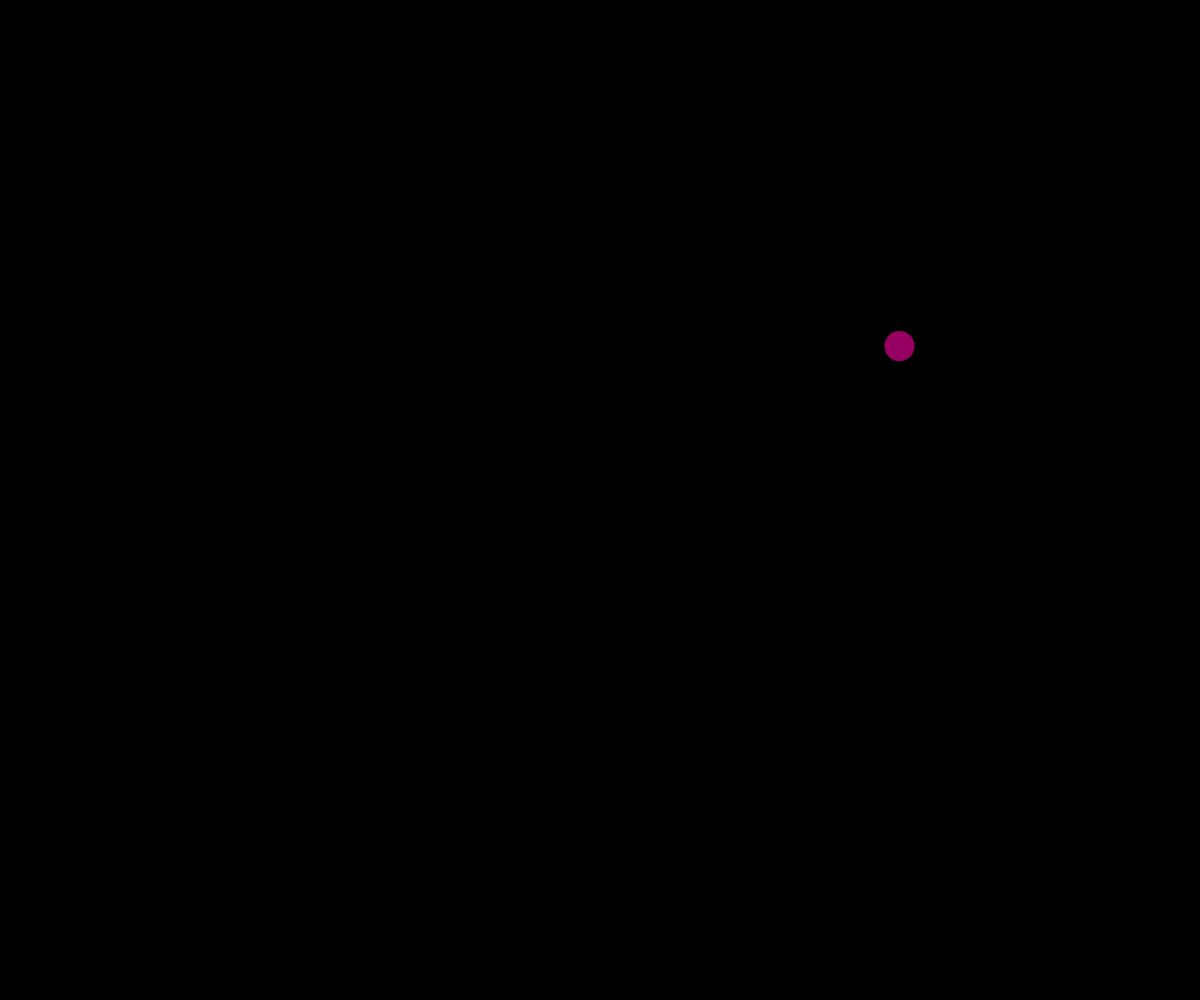
Frame 1 (no input)
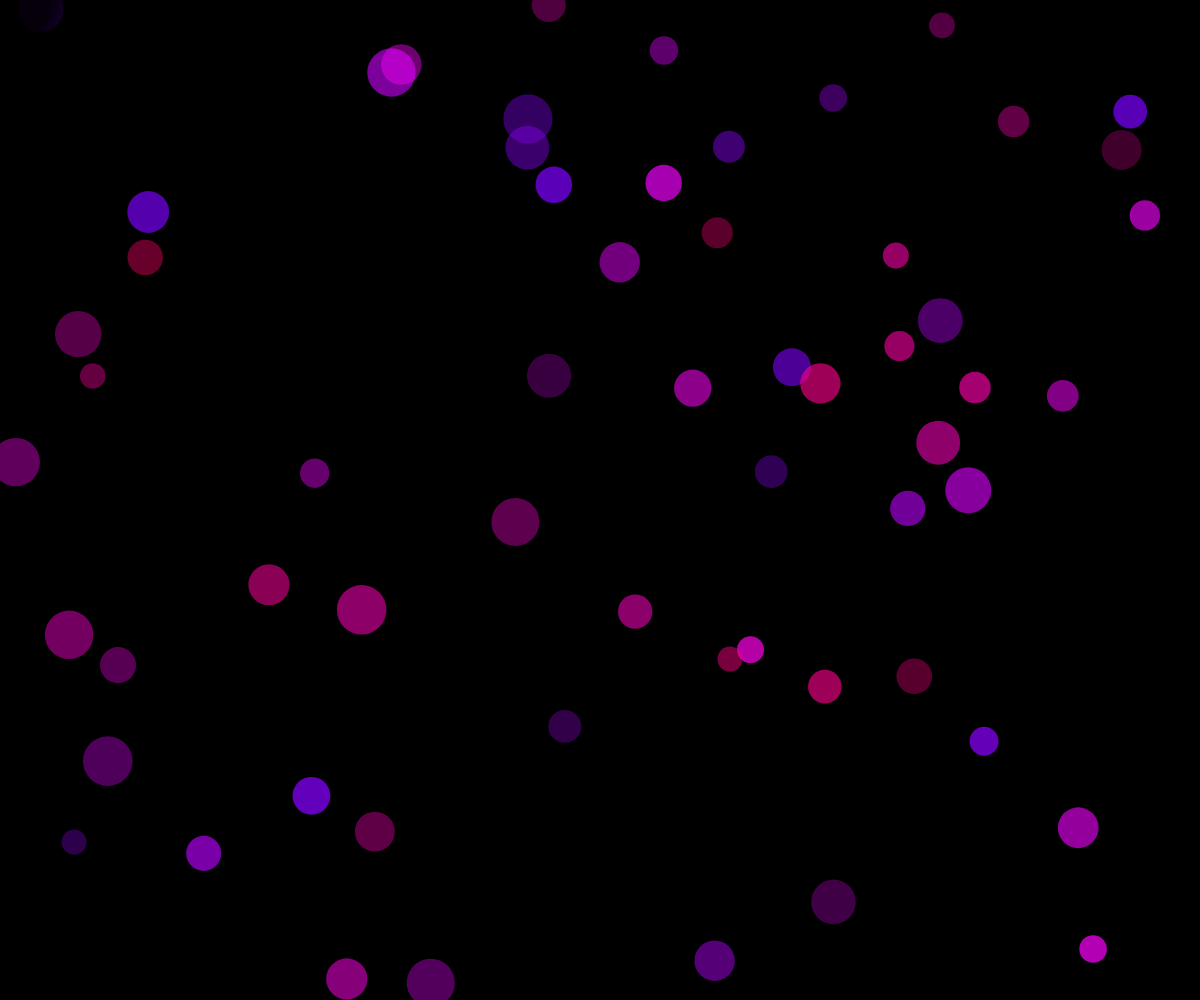
Frame 60 (no input)
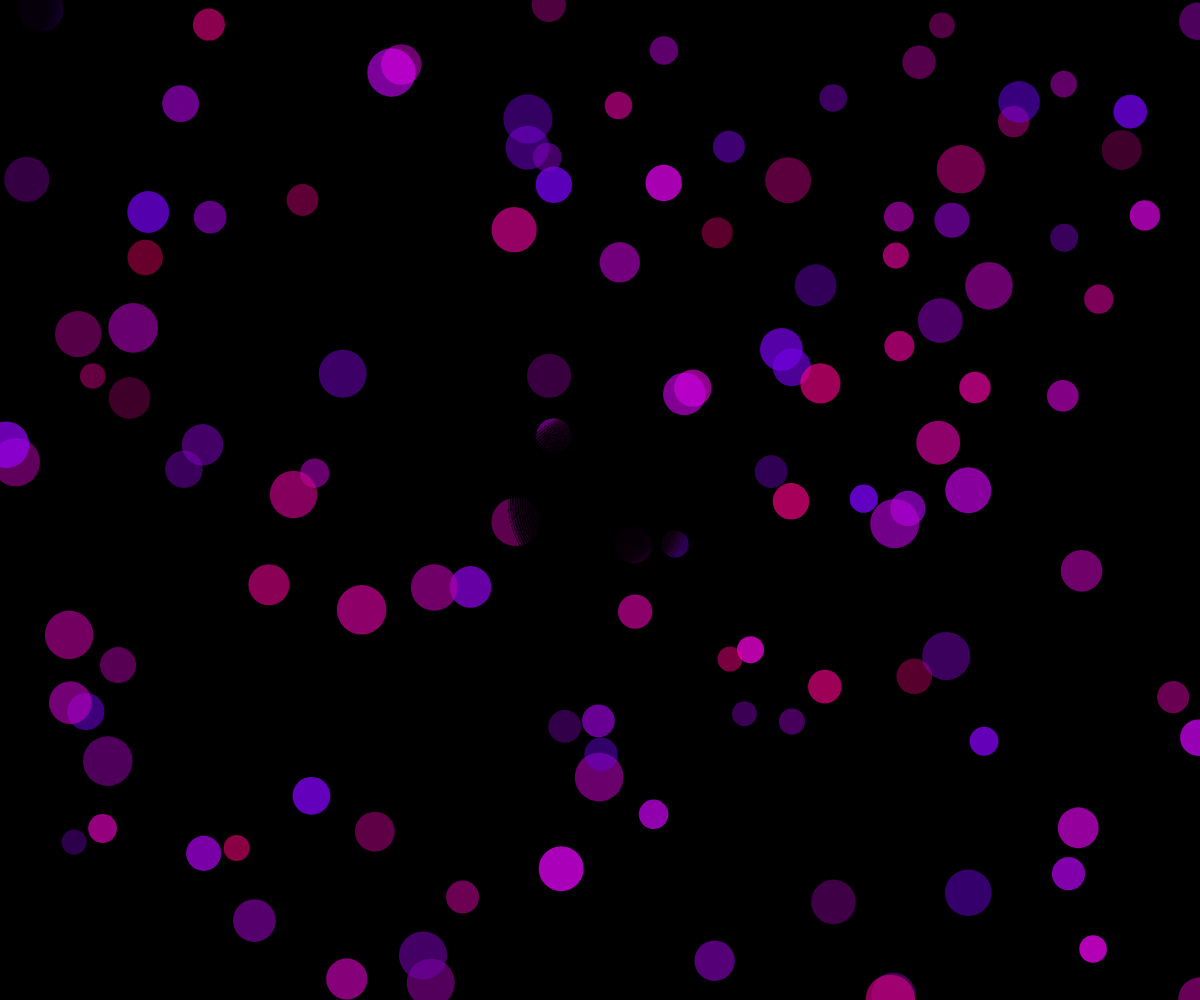
Frame 120 (the mouse pressed at the canvas centre since frame 60)

The p5.js sketch that drew these frames (run headless with seeded random() and noise() and a simulated clock; from frame 60 on, the mouse is pressed at the canvas centre):

// p5.js sketch
// ── sketch.js
var dotcol = {
  r:255,
  b:255,
  g:50
};
var dottran = 0;
var dotsize = 0;
var mousesize = 200;

var dotpos = {
  x:0,
  y:0
}


function setup() {
  createCanvas(windowWidth,windowHeight);
  background(0);
  frameRate(25)
}

function draw() {
  dottran = random(100,200);
  dotsize = random (25,50);
  dotpos.x = random(0,width);
  dotpos.y = random(0,height);
  dotcol.r = random(100,255);
  dotcol.b = random(100,255);
  dotcol.g = 0;
  noStroke();
  fill(dotcol.r,dotcol.g,dotcol.b,dottran);
  ellipse(dotpos.x,dotpos.y,dotsize);
// Generating the faded errasor 
  for(i = 0; i < 20; i++) {
    fill(0,0,0,(i)); // Each ellipse is more opaque in the middle 
    mousesize = mousesize - 5;
    ellipse(mouseX,mouseY,mousesize); // Every 5 pixels in a new ellipse is drawn over the top 
  }
  mousesize = 200;
}
